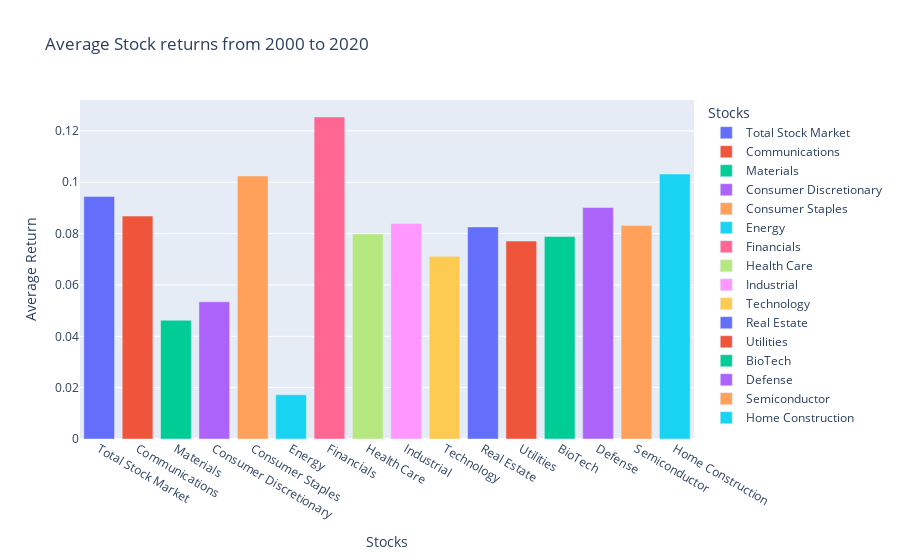

Notebook code for this chart:
### Code cell
fig = px.bar(df_total_rets_year_averages, x=df_total_rets_year_averages.index, y='mean',
             color=df_total_rets_year_averages.index,
            
             labels={'mean':'Average Return', 'index':'Stocks'}, height=600, title="Average Stock returns from 2000 to 2020" )
fig.show()

### Figure 1 — Plotly figure (JSON) as saved in the notebook; plotly's stock layout.template omitted (floating-point values rounded to 4 significant figures)
{"data": [{"alignmentgroup": "True", "hovertemplate": "Stocks=%{x}<br>Average Return=%{y}<extra></extra>", "legendgroup": "Total Stock Market", "marker": {"color": "#636efa"}, "name": "Total Stock Market", "offsetgroup": "Total Stock Market", "orientation": "v", "showlegend": true, "textposition": "auto", "type": "bar", "x": ["Total Stock Market"], "xaxis": "x", "y": [0.09447], "yaxis": "y"}, {"alignmentgroup": "True", "hovertemplate": "Stocks=%{x}<br>Average Return=%{y}<extra></extra>", "legendgroup": "Communications", "marker": {"color": "#EF553B"}, "name": "Communications", "offsetgroup": "Communications", "orientation": "v", "showlegend": true, "textposition": "auto", "type": "bar", "x": ["Communications"], "xaxis": "x", "y": [0.08683], "yaxis": "y"}, {"alignmentgroup": "True", "hovertemplate": "Stocks=%{x}<br>Average Return=%{y}<extra></extra>", "legendgroup": "Materials", "marker": {"color": "#00cc96"}, "name": "Materials", "offsetgroup": "Materials", "orientation": "v", "showlegend": true, "textposition": "auto", "type": "bar", "x": ["Materials"], "xaxis": "x", "y": [0.04627], "yaxis": "y"}, {"alignmentgroup": "True", "hovertemplate": "Stocks=%{x}<br>Average Return=%{y}<extra></extra>", "legendgroup": "Consumer Discretionary", "marker": {"color": "#ab63fa"}, "name": "Consumer Discretionary", "offsetgroup": "Consumer Discretionary", "orientation": "v", "showlegend": true, "textposition": "auto", "type": "bar", "x": ["Consumer Discretionary"], "xaxis": "x", "y": [0.05344], "yaxis": "y"}, {"alignmentgroup": "True", "hovertemplate": "Stocks=%{x}<br>Average Return=%{y}<extra></extra>", "legendgroup": "Consumer Staples", "marker": {"color": "#FFA15A"}, "name": "Consumer Staples", "offsetgroup": "Consumer Staples", "orientation": "v", "showlegend": true, "textposition": "auto", "type": "bar", "x": ["Consumer Staples"], "xaxis": "x", "y": [0.1025], "yaxis": "y"}, {"alignmentgroup": "True", "hovertemplate": "Stocks=%{x}<br>Average Return=%{y}<extra></extra>", "legendgroup": "Energy", "marker": {"color": "#19d3f3"}, "name": "Energy", "offsetgroup": "Energy", "orientation": "v", "showlegend": true, "textposition": "auto", "type": "bar", "x": ["Energy"], "xaxis": "x", "y": [0.01724], "yaxis": "y"}, {"alignmentgroup": "True", "hovertemplate": "Stocks=%{x}<br>Average Return=%{y}<extra></extra>", "legendgroup": "Financials", "marker": {"color": "#FF6692"}, "name": "Financials", "offsetgroup": "Financials", "orientation": "v", "showlegend": true, "textposition": "auto", "type": "bar", "x": ["Financials"], "xaxis": "x", "y": [0.1254], "yaxis": "y"}, {"alignmentgroup": "True", "hovertemplate": "Stocks=%{x}<br>Average Return=%{y}<extra></extra>", "legendgroup": "Health Care", "marker": {"color": "#B6E880"}, "name": "Health Care", "offsetgroup": "Health Care", "orientation": "v", "showlegend": true, "textposition": "auto", "type": "bar", "x": ["Health Care"], "xaxis": "x", "y": [0.07987], "yaxis": "y"}, {"alignmentgroup": "True", "hovertemplate": "Stocks=%{x}<br>Average Return=%{y}<extra></extra>", "legendgroup": "Industrial", "marker": {"color": "#FF97FF"}, "name": "Industrial", "offsetgroup": "Industrial", "orientation": "v", "showlegend": true, "textposition": "auto", "type": "bar", "x": ["Industrial"], "xaxis": "x", "y": [0.08392], "yaxis": "y"}, {"alignmentgroup": "True", "hovertemplate": "Stocks=%{x}<br>Average Return=%{y}<extra></extra>", "legendgroup": "Technology", "marker": {"color": "#FECB52"}, "name": "Technology", "offsetgroup": "Technology", "orientation": "v", "showlegend": true, "textposition": "auto", "type": "bar", "x": ["Technology"], "xaxis": "x", "y": [0.07114], "yaxis": "y"}, {"alignmentgroup": "True", "hovertemplate": "Stocks=%{x}<br>Average Return=%{y}<extra></extra>", "legendgroup": "Real Estate", "marker": {"color": "#636efa"}, "name": "Real Estate", "offsetgroup": "Real Estate", "orientation": "v", "showlegend": true, "textposition": "auto", "type": "bar", "x": ["Real Estate"], "xaxis": "x", "y": [0.0826], "yaxis": "y"}, {"alignmentgroup": "True", "hovertemplate": "Stocks=%{x}<br>Average Return=%{y}<extra></extra>", "legendgroup": "Utilities", "marker": {"color": "#EF553B"}, "name": "Utilities", "offsetgroup": "Utilities", "orientation": "v", "showlegend": true, "textposition": "auto", "type": "bar", "x": ["Utilities"], "xaxis": "x", "y": [0.07712], "yaxis": "y"}, {"alignmentgroup": "True", "hovertemplate": "Stocks=%{x}<br>Average Return=%{y}<extra></extra>", "legendgroup": "BioTech", "marker": {"color": "#00cc96"}, "name": "BioTech", "offsetgroup": "BioTech", "orientation": "v", "showlegend": true, "textposition": "auto", "type": "bar", "x": ["BioTech"], "xaxis": "x", "y": [0.07886], "yaxis": "y"}, {"alignmentgroup": "True", "hovertemplate": "Stocks=%{x}<br>Average Return=%{y}<extra></extra>", "legendgroup": "Defense", "marker": {"color": "#ab63fa"}, "name": "Defense", "offsetgroup": "Defense", "orientation": "v", "showlegend": true, "textposition": "auto", "type": "bar", "x": ["Defense"], "xaxis": "x", "y": [0.09016], "yaxis": "y"}, {"alignmentgroup": "True", "hovertemplate": "Stocks=%{x}<br>Average Return=%{y}<extra></extra>", "legendgroup": "Semiconductor", "marker": {"color": "#FFA15A"}, "name": "Semiconductor", "offsetgroup": "Semiconductor", "orientation": "v", "showlegend": true, "textposition": "auto", "type": "bar", "x": ["Semiconductor"], "xaxis": "x", "y": [0.08315], "yaxis": "y"}, {"alignmentgroup": "True", "hovertemplate": "Stocks=%{x}<br>Average Return=%{y}<extra></extra>", "legendgroup": "Home Construction", "marker": {"color": "#19d3f3"}, "name": "Home Construction", "offsetgroup": "Home Construction", "orientation": "v", "showlegend": true, "textposition": "auto", "type": "bar", "x": ["Home Construction"], "xaxis": "x", "y": [0.1032], "yaxis": "y"}], "layout": {"autosize": true, "barmode": "relative", "legend": {"title": {"text": "Stocks"}, "tracegroupgap": 0}, "title": {"text": "Average Stock returns from 2000 to 2020"}, "xaxis": {"anchor": "y", "autorange": true, "categoryarray": ["Total Stock Market", "Communications", "Materials", "Consumer Discretionary", "Consumer Staples", "Energy", "Financials", "Health Care", "Industrial", "Technology", "Real Estate", "Utilities", "BioTech", "Defense", "Semiconductor", "Home Construction"], "categoryorder": "array", "domain": [0, 1], "range": [-0.5, 15.5], "title": {"text": "Stocks"}, "type": "category"}, "yaxis": {"anchor": "x", "autorange": true, "domain": [0, 1], "range": [0, 0.132], "title": {"text": "Average Return"}, "type": "linear"}}}
